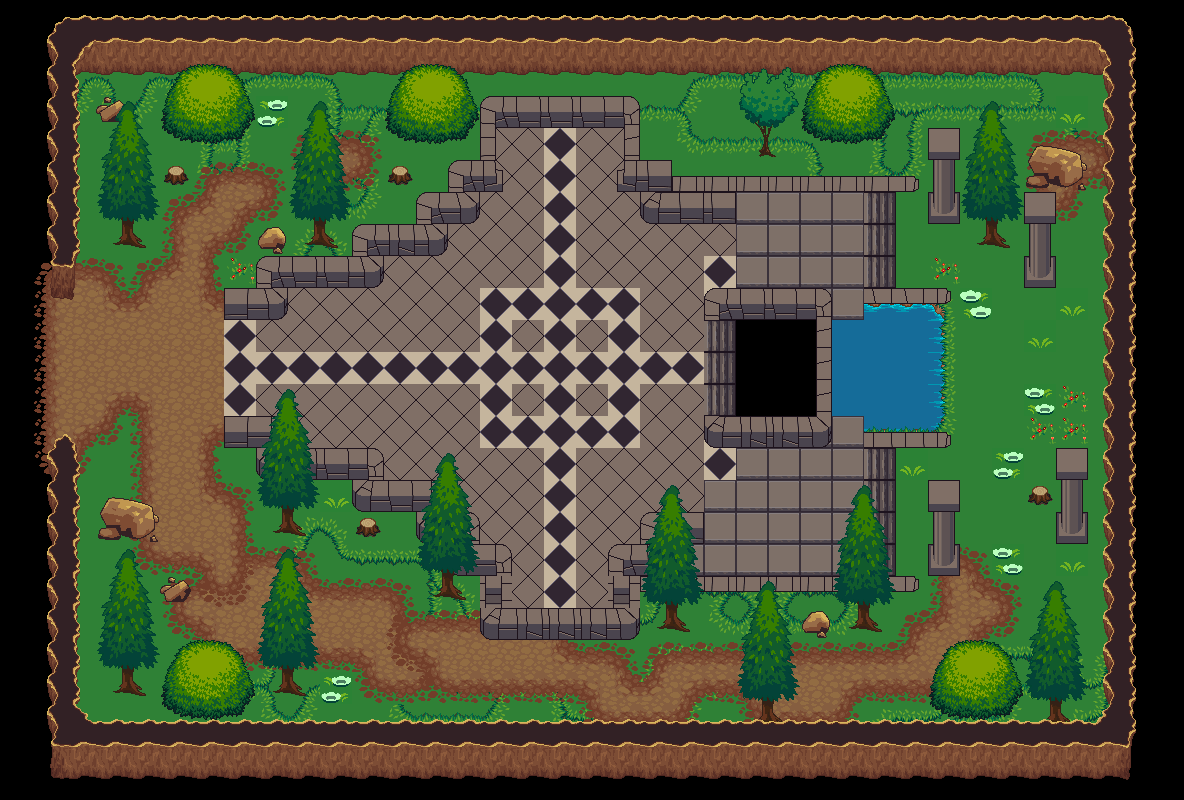

Below is a game level as drawn by its tile map, then a one-line description and the .tmx that defines it (tile-layer data replaced by summaries):
An orthogonal 37x25 tile map with 32x32 px tiles, 9 tile layers (background, layer1, layer2, road layer, ...) and 147 objects.

<map version="1.5" tiledversion="1.6.0" orientation="orthogonal" renderorder="right-down" width="37" height="25" tilewidth="32" tileheight="32" infinite="0" nextlayerid="14" nextobjectid="152">
 <tileset firstgid="1" source="klipartz.com.tsx" />
 <layer id="1" name="background" width="37" height="25">
  <data>[925 cells, 693 non-empty, 1 distinct tile ids]</data>
 </layer>
 <layer id="2" name="layer1" width="37" height="25">
  <data>[925 cells, 606 non-empty, 13 distinct tile ids]</data>
 </layer>
 <layer id="3" name="layer2" width="37" height="25">
  <data>[925 cells, 605 non-empty, 24 distinct tile ids]</data>
 </layer>
 <layer id="6" name="road layer" width="37" height="25">
  <data>[925 cells, 140 non-empty, 13 distinct tile ids]</data>
 </layer>
 <layer id="4" name="arena" width="37" height="25">
  <data>[925 cells, 218 non-empty, 12 distinct tile ids]</data>
 </layer>
 <layer id="5" name="arena details" width="37" height="25">
  <data>[925 cells, 132 non-empty, 29 distinct tile ids]</data>
 </layer>
 <layer id="8" name="walls" width="37" height="25">
  <data>[925 cells, 280 non-empty, 17 distinct tile ids]</data>
 </layer>
 <layer id="7" name="GenDetailLayer" width="37" height="25">
  <data>[925 cells, 82 non-empty, 25 distinct tile ids]</data>
 </layer>
 <objectgroup id="10" name="exits">
  <object id="1" x="63" y="303.667" width="23" height="128.333" />
 </objectgroup>
 <objectgroup id="11" name="collisions">
  <object id="2" x="122" y="217.818" width="11.0909" height="30" />
  <object id="3" x="132.182" y="234.909" width="13.4545" height="15.4545" />
  <object id="4" x="113.091" y="242.545" width="10.7273" height="4.54545" />
  <object id="5" x="168.455" y="169.545" width="15.9091" height="17" />
  <object id="6" x="165" y="174.909" width="5" height="8.27273" />
  <object id="7" x="182.364" y="174.091" width="5.36364" height="8.09091" />
  <object id="8" x="98.25" y="105.375" width="26.875" height="16.625" />
  <object id="9" x="180.5" y="75.625" width="58.25" height="69.125" />
  <object id="10" x="166.25" y="97.375" width="17.625" height="40.5" />
  <object id="11" x="237.125" y="93.75" width="10" height="41.375" />
  <object id="12" x="259.273" y="237.455" width="25.4545" height="16" />
  <object id="13" x="264.909" y="230" width="16.9091" height="7.27273" />
  <object id="14" x="260.909" y="234.182" width="7.45455" height="2.72727" />
  <object id="15" x="268.727" y="226.909" width="10.9091" height="4.54545" />
  <object id="16" x="280.182" y="232.182" width="4.72727" height="4.90909" />
  <object id="17" x="313.636" y="217.273" width="11.6364" height="38.7273" />
  <object id="18" x="262.182" y="252" width="22" height="6.18182" />
  <object id="19" x="278.364" y="240" width="37.0909" height="8.18182" />
  <object id="20" x="320.909" y="236.727" width="38.3636" height="14.1818" />
  <object id="21" x="179" y="137" width="2" height="29.75" />
  <object id="22" x="392.909" y="168.545" width="15.6364" height="17.2727" />
  <object id="23" x="408" y="77.6364" width="52.5455" height="67.0909" />
  <object id="24" x="395.273" y="88.3636" width="15.4545" height="47.6364" />
  <object id="25" x="458.727" y="90" width="9.09091" height="47.0909" />
  <object id="26" x="401.818" y="134.182" width="0.727273" height="37.8182" />
  <object id="27" x="99.75" y="511.25" width="58" height="31.5" />
  <object id="28" x="102.909" y="506.364" width="49.4545" height="10.3636" />
  <object id="29" x="106.091" y="500.636" width="39.6364" height="13.6364" />
  <object id="30" x="161.091" y="585.091" width="26" height="15.4545" />
  <object id="31" x="169.273" y="578.545" width="14.5455" height="15.8182" />
  <object id="32" x="121.091" y="662.727" width="12.3636" height="31.0909" />
  <object id="33" x="118.182" y="684.182" width="73.6364" height="17.2727" />
  <object id="34" x="176.909" y="654.364" width="64.1818" height="62" />
  <object id="35" x="246" y="683.818" width="57.0909" height="10.5455" />
  <object id="36" x="282.364" y="663.455" width="11.0909" height="27.8182" />
  <object id="37" x="281.125" y="503.75" width="12.75" height="29.25" />
  <object id="38" x="277.875" y="526.25" width="11.375" height="8.125" />
  <object id="39" x="291.625" y="525.5" width="13.875" height="12.875" />
  <object id="40" x="360.091" y="521" width="16.6364" height="17.1818" />
  <object id="41" x="442.375" y="572.25" width="10.5" height="28" />
  <object id="42" x="433.125" y="594.375" width="13.25" height="4.5" />
  <object id="43" x="450.875" y="588.5" width="16.125" height="13.375" />
  <object id="44" x="466.25" y="599.125" width="15.625" height="3.875" />
  <object id="45" x="370.25" y="505.25" width="2.625" height="19.75" />
  <object id="46" x="375.125" y="529.5" width="44.75" height="4.875" />
  <object id="47" x="665.091" y="599.273" width="13.2727" height="30.1818" />
  <object id="48" x="658.182" y="624.364" width="9.63636" height="5.09091" />
  <object id="49" x="676.182" y="620.727" width="13.8182" height="12.1818" />
  <object id="50" x="761.636" y="697.636" width="12" height="25.8182" />
  <object id="51" x="758.364" y="716.545" width="24.5455" height="7.81818" />
  <object id="52" x="804" y="619.455" width="24.1818" height="19.2727" />
  <object id="53" x="808.545" y="612.909" width="18.1818" height="9.63636" />
  <object id="54" x="858.364" y="602.182" width="11.4545" height="27.6364" />
  <object id="55" x="850.545" y="625.273" width="11.0909" height="4.90909" />
  <object id="56" x="865.818" y="622.182" width="16.1818" height="11.8182" />
  <object id="57" x="944.364" y="659.091" width="66.7273" height="62.9091" />
  <object id="58" x="935.636" y="674.909" width="13.2727" height="33.6364" />
  <object id="59" x="1007.45" y="676.364" width="11.2727" height="29.8182" />
  <object id="60" x="828.364" y="624.727" width="24.1818" height="2.72727" />
  <object id="61" x="1050" y="697.455" width="11.0909" height="28.9091" />
  <object id="62" x="1048" y="716" width="21.2727" height="9.63636" />
  <object id="63" x="928" y="543.909" width="32" height="32" />
  <object id="64" x="1056" y="511.818" width="32.2727" height="32.5455" />
  <object id="65" x="1032.55" y="488" width="16.1818" height="16.4545" />
  <object id="66" x="1029.09" y="495.182" width="22.7273" height="8.09091" />
  <object id="67" x="1050" y="502.545" width="7.09091" height="12.6364" />
  <object id="68" x="913.375" y="575.25" width="14.75" height="3.5" />
  <object id="69" x="1024" y="255.75" width="31.875" height="32.5" />
  <object id="70" x="984.875" y="217.25" width="12" height="28.125" />
  <object id="71" x="981" y="238.75" width="29.625" height="10.5" />
  <object id="72" x="976.625" y="242.5" width="6.75" height="4.125" />
  <object id="73" x="1010.13" y="247.125" width="2.375" height="3.625" />
  <object id="74" x="1012.5" y="250.75" width="2.125" height="2.875" />
  <object id="75" x="1014.75" y="253.625" width="2.25" height="1.75" />
  <object id="76" x="1017" y="255.375" width="1.5" height="1.5" />
  <object id="77" x="1018.5" y="257.125" width="3.125" height="2.375" />
  <object id="78" x="1021.63" y="259.5" width="4.25" height="3.375" />
  <object id="79" x="1031.5" y="151.25" width="47.375" height="35.375" />
  <object id="80" x="1027.25" y="177.25" width="20.375" height="11.75" />
  <object id="81" x="1076" y="183.375" width="9.625" height="6.875" />
  <object id="82" x="1077.38" y="163" width="9.75" height="9.375" />
  <object id="83" x="1035.63" y="146.875" width="28.375" height="8.75" />
  <object id="84" x="927.818" y="191.818" width="32.3636" height="32.1818" />
  </objectgroup>
 <objectgroup id="12" name="finalExit">
  <!-- 1 objects omitted --></objectgroup>
 <objectgroup id="13" name="itemSpawnPoint">
  <!-- 5 objects omitted --></objectgroup>
 <layer id="9" name="foreground" width="37" height="25">
  <data>[925 cells, 134 non-empty, 22 distinct tile ids]</data>
 </layer>
</map>
<!-- 63 of 147 objects omitted -->
